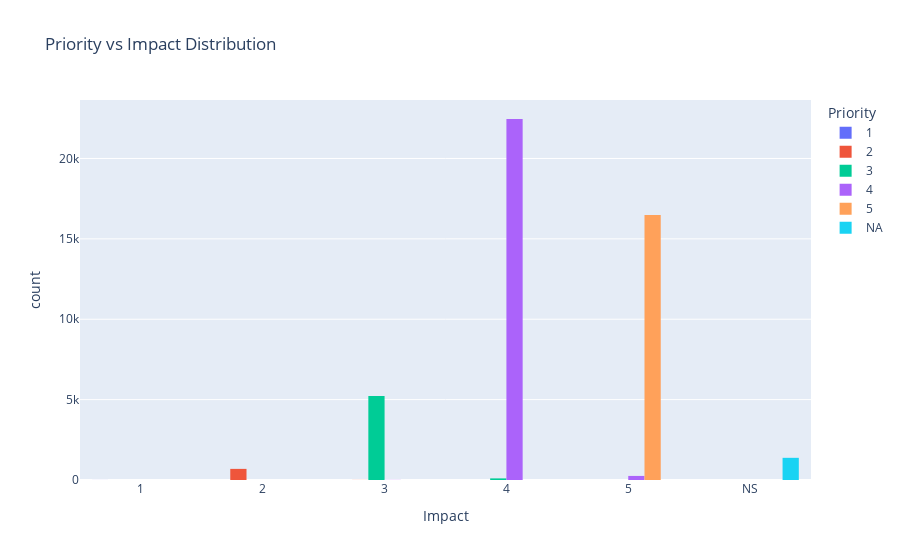

Here is the notebook cell this chart was saved with:
### Markdown cell above
### Priority vs Impact Distribution

### Code cell
categories_order_I = ['1', '2', '3', '4', '5', 'NS']
px.histogram(df,x = 'Impact',color = 'Priority' ,barmode = 'group',category_orders={'Impact': categories_order_I,'Priority': categories_order}, title='Priority vs Impact Distribution')

### Figure 1 — Plotly figure (JSON) as saved in the notebook; plotly's stock layout.template omitted (floating-point values rounded to 4 significant figures; data arrays with more than 128 entries replaced by an {"elided": "..."} marker saying what was removed)
{"data": [{"alignmentgroup": "True", "bingroup": "x", "hovertemplate": "Priority=1<br>Impact=%{x}<br>count=%{y}<extra></extra>", "legendgroup": "1", "marker": {"color": "#636efa", "pattern": {"shape": ""}}, "name": "1", "offsetgroup": "1", "orientation": "v", "showlegend": true, "type": "histogram", "x": ["1", "1", "1"], "xaxis": "x", "yaxis": "y"}, {"alignmentgroup": "True", "bingroup": "x", "hovertemplate": "Priority=2<br>Impact=%{x}<br>count=%{y}<extra></extra>", "legendgroup": "2", "marker": {"color": "#EF553B", "pattern": {"shape": ""}}, "name": "2", "offsetgroup": "2", "orientation": "v", "showlegend": true, "type": "histogram", "x": {"elided": "697 str values"}, "xaxis": "x", "yaxis": "y"}, {"alignmentgroup": "True", "bingroup": "x", "hovertemplate": "Priority=3<br>Impact=%{x}<br>count=%{y}<extra></extra>", "legendgroup": "3", "marker": {"color": "#00cc96", "pattern": {"shape": ""}}, "name": "3", "offsetgroup": "3", "orientation": "v", "showlegend": true, "type": "histogram", "x": {"elided": "5323 str values"}, "xaxis": "x", "yaxis": "y"}, {"alignmentgroup": "True", "bingroup": "x", "hovertemplate": "Priority=4<br>Impact=%{x}<br>count=%{y}<extra></extra>", "legendgroup": "4", "marker": {"color": "#ab63fa", "pattern": {"shape": ""}}, "name": "4", "offsetgroup": "4", "orientation": "v", "showlegend": true, "type": "histogram", "x": {"elided": "22717 str values"}, "xaxis": "x", "yaxis": "y"}, {"alignmentgroup": "True", "bingroup": "x", "hovertemplate": "Priority=5<br>Impact=%{x}<br>count=%{y}<extra></extra>", "legendgroup": "5", "marker": {"color": "#FFA15A", "pattern": {"shape": ""}}, "name": "5", "offsetgroup": "5", "orientation": "v", "showlegend": true, "type": "histogram", "x": {"elided": "16486 str values"}, "xaxis": "x", "yaxis": "y"}, {"alignmentgroup": "True", "bingroup": "x", "hovertemplate": "Priority=NA<br>Impact=%{x}<br>count=%{y}<extra></extra>", "legendgroup": "NA", "marker": {"color": "#19d3f3", "pattern": {"shape": ""}}, "name": "NA", "offsetgroup": "NA", "orientation": "v", "showlegend": true, "type": "histogram", "x": {"elided": "1380 str values"}, "xaxis": "x", "yaxis": "y"}], "layout": {"barmode": "group", "legend": {"title": {"text": "Priority"}, "tracegroupgap": 0}, "title": {"text": "Priority vs Impact Distribution"}, "xaxis": {"anchor": "y", "categoryarray": ["1", "2", "3", "4", "5", "NS"], "categoryorder": "array", "domain": [0, 1], "title": {"text": "Impact"}}, "yaxis": {"anchor": "x", "domain": [0, 1], "title": {"text": "count"}}}}
